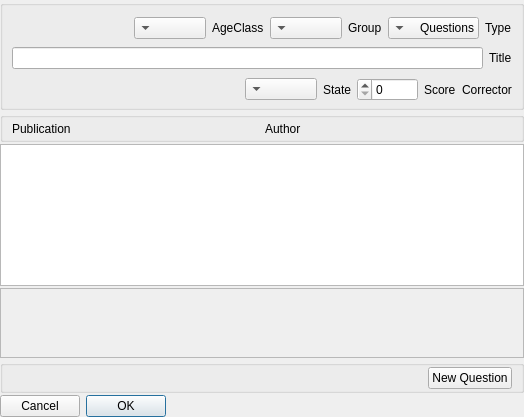
<?xml version="1.0" encoding="UTF-8"?>
<ui version="4.0">
 <class>MatchForm</class>
 <widget class="QWidget" name="MatchForm">
  <property name="geometry">
   <rect>
    <x>0</x>
    <y>0</y>
    <width>524</width>
    <height>417</height>
   </rect>
  </property>
  <property name="layoutDirection">
   <enum>Qt::RightToLeft</enum>
  </property>
  <layout class="QVBoxLayout" name="verticalLayout">
   <property name="spacing">
    <number>2</number>
   </property>
   <property name="margin">
    <number>0</number>
   </property>
   <item>
    <widget class="QGroupBox" name="gMatch">
     <property name="minimumSize">
      <size>
       <width>0</width>
       <height>110</height>
      </size>
     </property>
     <property name="maximumSize">
      <size>
       <width>16777215</width>
       <height>116</height>
      </size>
     </property>
     <property name="title">
      <string/>
     </property>
     <layout class="QVBoxLayout" name="verticalLayout_2">
      <property name="bottomMargin">
       <number>2</number>
      </property>
      <item>
       <layout class="QHBoxLayout" name="horizontalLayout">
        <item>
         <widget class="QLabel" name="label_9">
          <property name="text">
           <string>Type</string>
          </property>
         </widget>
        </item>
        <item>
         <widget class="QComboBox" name="cType">
          <item>
           <property name="text">
            <string>Questions</string>
           </property>
          </item>
          <item>
           <property name="text">
            <string>Instructions</string>
           </property>
          </item>
         </widget>
        </item>
        <item>
         <widget class="QLabel" name="label_10">
          <property name="text">
           <string>Group</string>
          </property>
         </widget>
        </item>
        <item>
         <widget class="QComboBox" name="cGroup"/>
        </item>
        <item>
         <widget class="QLabel" name="label_8">
          <property name="text">
           <string>AgeClass</string>
          </property>
         </widget>
        </item>
        <item>
         <widget class="QComboBox" name="cAgeClass"/>
        </item>
        <item>
         <spacer name="horizontalSpacer">
          <property name="orientation">
           <enum>Qt::Horizontal</enum>
          </property>
          <property name="sizeHint" stdset="0">
           <size>
            <width>40</width>
            <height>20</height>
           </size>
          </property>
         </spacer>
        </item>
       </layout>
      </item>
      <item>
       <layout class="QHBoxLayout" name="horizontalLayout_2">
        <item>
         <widget class="QLabel" name="label_7">
          <property name="text">
           <string>Title</string>
          </property>
         </widget>
        </item>
        <item>
         <widget class="QLineEdit" name="eTitle"/>
        </item>
       </layout>
      </item>
      <item>
       <layout class="QHBoxLayout" name="horizontalLayout_4">
        <item>
         <layout class="QHBoxLayout" name="lCorrector">
          <item>
           <widget class="QLabel" name="label_3">
            <property name="minimumSize">
             <size>
              <width>0</width>
              <height>25</height>
             </size>
            </property>
            <property name="text">
             <string>Corrector</string>
            </property>
           </widget>
          </item>
         </layout>
        </item>
        <item>
         <widget class="QLabel" name="label_2">
          <property name="text">
           <string>Score</string>
          </property>
         </widget>
        </item>
        <item>
         <widget class="QSpinBox" name="sScore">
          <property name="minimumSize">
           <size>
            <width>60</width>
            <height>0</height>
           </size>
          </property>
          <property name="maximum">
           <number>10000</number>
          </property>
          <property name="singleStep">
           <number>50</number>
          </property>
         </widget>
        </item>
        <item>
         <widget class="QLabel" name="label">
          <property name="text">
           <string>State</string>
          </property>
         </widget>
        </item>
        <item>
         <widget class="QComboBox" name="cState"/>
        </item>
        <item>
         <spacer name="horizontalSpacer_2">
          <property name="orientation">
           <enum>Qt::Horizontal</enum>
          </property>
          <property name="sizeHint" stdset="0">
           <size>
            <width>40</width>
            <height>20</height>
           </size>
          </property>
         </spacer>
        </item>
       </layout>
      </item>
     </layout>
    </widget>
   </item>
   <item>
    <widget class="QGroupBox" name="gResource">
     <property name="minimumSize">
      <size>
       <width>0</width>
       <height>30</height>
      </size>
     </property>
     <property name="maximumSize">
      <size>
       <width>16777215</width>
       <height>30</height>
      </size>
     </property>
     <property name="title">
      <string/>
     </property>
     <layout class="QHBoxLayout" name="horizontalLayout_3">
      <property name="topMargin">
       <number>0</number>
      </property>
      <property name="bottomMargin">
       <number>0</number>
      </property>
      <item>
       <layout class="QHBoxLayout" name="lAuthor">
        <item>
         <widget class="QLabel" name="label_4">
          <property name="text">
           <string>Author</string>
          </property>
         </widget>
        </item>
       </layout>
      </item>
      <item>
       <layout class="QHBoxLayout" name="lPublication">
        <item>
         <widget class="QLabel" name="label_5">
          <property name="text">
           <string>Publication</string>
          </property>
         </widget>
        </item>
       </layout>
      </item>
     </layout>
    </widget>
   </item>
   <item>
    <widget class="QTextEdit" name="eContent"/>
   </item>
   <item>
    <widget class="QScrollArea" name="sQuestions">
     <property name="widgetResizable">
      <bool>true</bool>
     </property>
     <widget class="QWidget" name="lQuestions">
      <property name="geometry">
       <rect>
        <x>0</x>
        <y>0</y>
        <width>522</width>
        <height>69</height>
       </rect>
      </property>
      <layout class="QVBoxLayout" name="verticalLayout_4">
       <property name="spacing">
        <number>0</number>
       </property>
       <property name="margin">
        <number>0</number>
       </property>
      </layout>
     </widget>
    </widget>
   </item>
   <item>
    <widget class="QGroupBox" name="gContent">
     <property name="title">
      <string/>
     </property>
     <layout class="QHBoxLayout" name="horizontalLayout_5">
      <property name="topMargin">
       <number>1</number>
      </property>
      <property name="bottomMargin">
       <number>1</number>
      </property>
      <item>
       <widget class="QPushButton" name="bNewQuestion">
        <property name="text">
         <string>New Question</string>
        </property>
       </widget>
      </item>
      <item>
       <spacer name="horizontalSpacer_3">
        <property name="orientation">
         <enum>Qt::Horizontal</enum>
        </property>
        <property name="sizeHint" stdset="0">
         <size>
          <width>40</width>
          <height>20</height>
         </size>
        </property>
       </spacer>
      </item>
     </layout>
    </widget>
   </item>
   <item>
    <widget class="QDialogButtonBox" name="buttonBox">
     <property name="standardButtons">
      <set>QDialogButtonBox::Cancel|QDialogButtonBox::Ok</set>
     </property>
    </widget>
   </item>
  </layout>
 </widget>
 <resources/>
 <connections/>
</ui>
